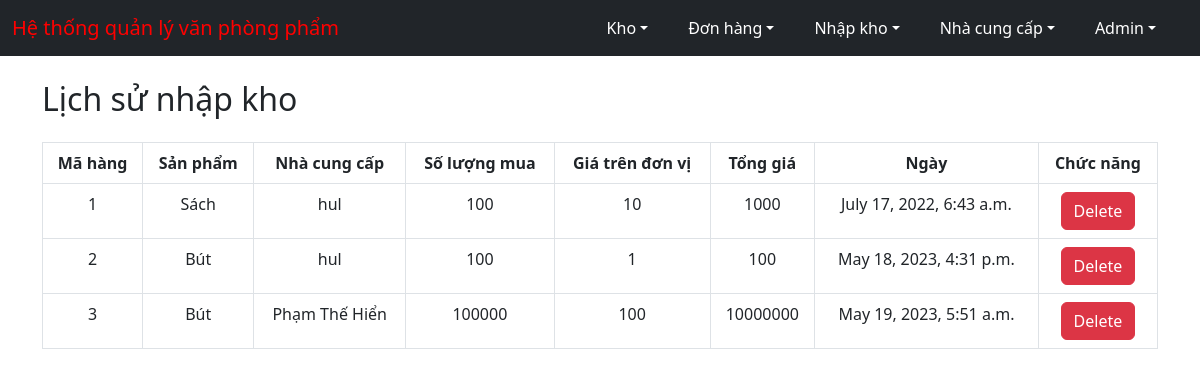
The app's page /purchase/purchase-history/ (signed in) with its own data.
### purchase/models.py (models this page shows, shortened)
class NewStockModel(models.Model):
    order_no = models.IntegerField(primary_key=True,verbose_name='Mã')
    sku = models.ForeignKey(InventoryModel, on_delete=models.CASCADE,verbose_name='Sản phẩm')
    supplier = models.ForeignKey(SupplierModel, on_delete=models.CASCADE,verbose_name='Nhà cung cấp')
    quantity = models.IntegerField(verbose_name='Số lượng')
    price = models.IntegerField(verbose_name='Giá')
    total_price = models.IntegerField(verbose_name='Tổng giá')
    date = models.DateTimeField(auto_now=True,verbose_name='Ngày')
    class Meta:
        verbose_name_plural = 'Nhập kho'

### inventory/models.py (models this page shows)
class InventoryModel(models.Model):
    sku = models.CharField(max_length=100,verbose_name='Sản phẩm')
    available_quantity = models.IntegerField(verbose_name='Hiện còn')
    def __str__(self):
        return self.sku
    class Meta:
        verbose_name_plural = 'Kho'

### supplier/models.py (models this page shows)
class SupplierModel(models.Model):
    name = models.CharField(max_length=100)
    contact = models.IntegerField()
    email = models.EmailField()
    address = models.TextField()
    def __str__(self):
        return self.name

### purchase/views.py (the view)
# urls.py: path('purchase-history/', views.purchase_history, name='purchase-history'),
@login_required
def purchase_history(request):
    purchases = NewStockModel.objects.all()
    return render(request, 'purchase/purchase_history.html', {
        'purchases': purchases
    })

### purchase/templates/purchase/purchase_history.html (shortened to what this page needs)
{% extends 'base.html' %}
{% block content %}
    <div class='container'>
        <h2 class='mt-4'>Lịch sử nhập kho</h2>
        <table class="table mt-4 table-bordered text-center">
            <thead>
              <tr>
                <th scope="col">Mã hàng</th>
                <th scope="col">Sản phẩm</th>
                <th scope="col">Nhà cung cấp</th>
                <th scope="col">Số lượng mua</th>
                <th scope="col">Giá trên đơn vị</th>
                <th scope="col">Tổng giá</th>
                <th scope="col">Ngày</th>
                <th scope="col">Chức năng</th>
              </tr>
            </thead>
            <tbody>
                {% for purchase in purchases %}
                    <tr>
                        <td>{{ purchase.order_no }}</td>
                        <td>{{ purchase.sku }}</td>
                        <td>{{ purchase.supplier }}</td>
                        <td>{{ purchase.quantity }}</td>
                        <td>{{ purchase.price }}</td>
                        <td>{{ purchase.total_price }}</td>
                        <td>{{ purchase.date }}</td>
                        <td><a class='btn btn-danger' href={% url 'delete-purchase' purchase.order_no %}>Delete</a></td>
                    </tr>
                {% endfor %}
            </tbody>
          </table>
    </div>
{% endblock %}

### templates/base.html (shortened to what this page needs)
<!DOCTYPE html>
<html lang="en">
<head>
    <link href="https://cdn.jsdelivr.net/npm/bootstrap@5.2.0-beta1/dist/css/bootstrap.min.css" rel="stylesheet">
</head>
<body style="background-image: url('/static/images/background2.jpg'); background-repeat: no-repeat; background-size: cover;">
    <nav class="navbar navbar-expand-lg navbar-dark bg-dark">
        <div class="container-fluid">
            {% if not user.is_authenticated %}
                <a class="navbar-brand" href="{% url 'sign-in' %}">
                    Hệ thống quản lý văn phòng phẩm
                </a>
            {% else %}
                <a style ="color : red" class="navbar-brand" href="{% url 'index' %}">
                    Hệ thống quản lý văn phòng phẩm
                </a>
            {% endif %}
            <ul class="nav justify-content-end ">
                {% if not user.is_authenticated %}
                    <li class="nav-item">
                        <a class="nav-link text-white" href="{% url 'sign-up' %}">Đăng ký</a>
                    </li>
                 {% else %}
                    <div class="collapse navbar-collapse" id="navbarNavDarkDropdown">
                        <ul class="navbar-nav">
                            <li class="nav-item dropdown me-4">
                                <a class="nav-link text-white dropdown-toggle" href="{% url 'index' %} id="navbarDarkDropdownMenuLink" role="button" data-bs-toggle="dropdown" aria-expanded="false"">Kho</a>
                            </li>
                            <li class="nav-item dropdown me-4">
                                <a class="nav-link text-white dropdown-toggle" href="{% url 'index' %} id="navbarDarkDropdownMenuLink" role="button" data-bs-toggle="dropdown" aria-expanded="false"">Đơn hàng</a>
                            </li>
                            <li class="nav-item dropdown me-4">
                                <a class="nav-link text-white dropdown-toggle" href="#" id="navbarDarkDropdownMenuLink" role="button" data-bs-toggle="dropdown" aria-expanded="false">Nhập kho</a>
                            </li>
                            <li class="nav-item dropdown me-4">
                                <a class="nav-link text-white dropdown-toggle" href="#" id="navbarDarkDropdownMenuLink" role="button" data-bs-toggle="dropdown" aria-expanded="false">Nhà cung cấp</a>
                            </li>
                            <li class="nav-item dropdown me-4">
                                <a class="nav-link text-white dropdown-toggle" href="#" id="navbarDarkDropdownMenuLink" role="button" data-bs-toggle="dropdown" aria-expanded="false">{{user.username|capfirst}}</a>
                            </li>
                        </ul>
                    </div>
                {% endif %}
            </ul>
        </div>
    </nav>
    {% block content %}
    {% endblock %}
</body>
</html>

### records on screen
NewStockModel: order_no "1", sku "Sách", supplier "hul", quantity "100", price "10", total_price "1000", date "July 17, 2022, 6:43 a.m."
NewStockModel: order_no "2", sku "Bút", supplier "hul", quantity "100", price "1", total_price "100", date "May 18, 2023, 4:31 p.m."
NewStockModel: order_no "3", sku "Bút", supplier "Phạm Thế Hiển", quantity "100000", price "100", total_price "10000000", date "May 19, 2023, 5:51 a.m."

### other values on screen
{{ user.username|capfirst }} "Admin"
